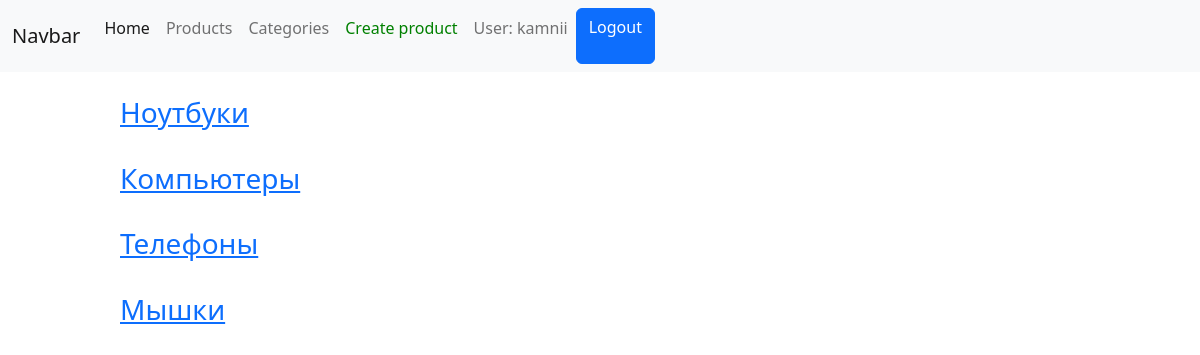
The page /categories/ (signed in) on the database as committed earlier.
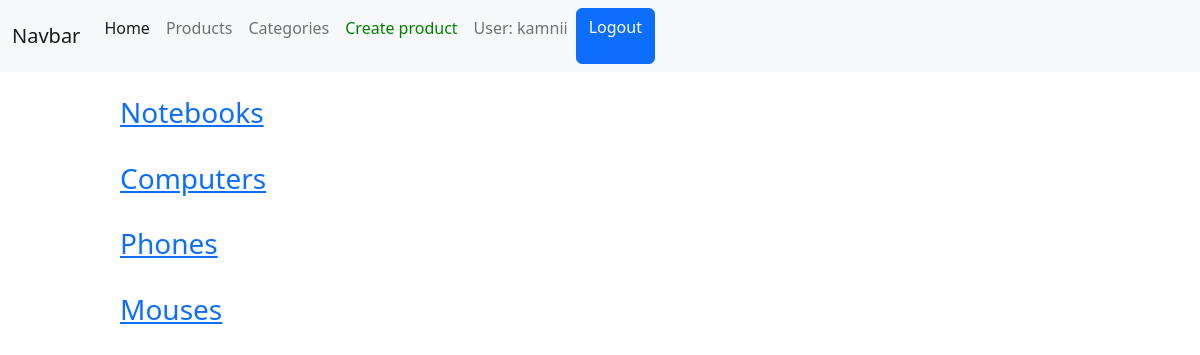
The same page on the database as committed later.
### product/models.py (models this page shows, shortened)
class Category(models.Model):
    icon = models.ImageField(null=True)
    title = models.CharField(max_length=100)

### product/views.py (the view)
# urls.py: path('categories/', CategoriesView.as_view()),
class CategoriesView(ListView):
    model = Category
    template_name = 'categories/categories.html'
    def get_context_data(self, *, object_list=None, **kwargs):
        return {
            'user': get_user_from_request(self.request),
            'categories': self.get_queryset()
        }

### users/utils.py (called while the page is built)
def get_user_from_request(request):
    return request.user if not request.user.is_anonymous else None

### templates/categories/categories.html (shortened to what this page needs)
{% extends 'layouts/main.html' %}
{% block content %}
    <div class="categories">
        {% for category in categories %}
            <div class="category" style="width: 100%;">
                <div class="card_body">
                    <h3>
                        <a href="/products/?category_id={{ category.id }}">
                            {{ category.title }}
                        </a>
                    </h3>
                </div>
            </div>
        {% endfor %}
    </div>
{% endblock %}

Rows that differ between the two databases and show on the page:
changed Category: title "Ноутбуки" → "Notebooks"
changed Category: title "Компьютеры" → "Computers"
changed Category: title "Телефоны" → "Phones"
changed Category: title "Мышки" → "Mouses"
